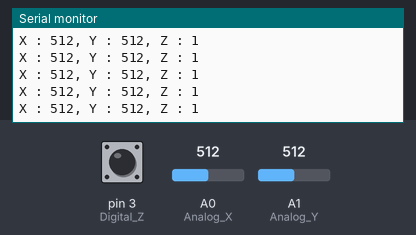
Simulated run of this sketch. Board: Arduino Uno, built with avr-gcc and run on an emulated ATmega328P. On the bench: the last lines printed to the serial monitor. Inputs (shaded band) come from the test bench; at power-on: A0 (Analog_X) = 512, A1 (Analog_Y) = 512, pin 3 (Digital_Z) HIGH.

Above: at 1.2 s.
1.3 s: A0 (Analog_X) set to 716
At 1.56 s:
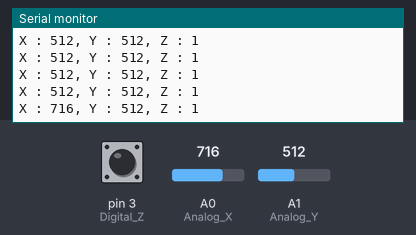
2.8 s: A1 (Analog_Y) set to 716
At 2.97 s:
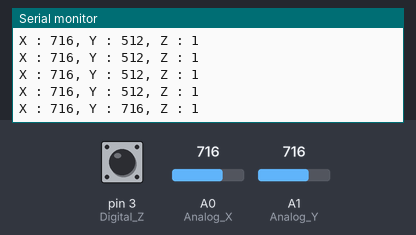
4.3 s: pin 3 (Digital_Z) pulled LOW for 0.25 s
At 4.57 s:
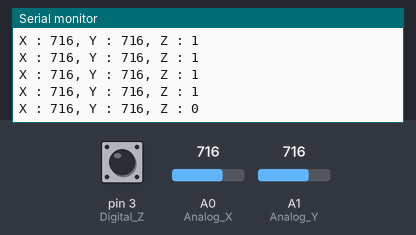
6.0 s: A0 (Analog_X) set to 900
At 6.18 s:
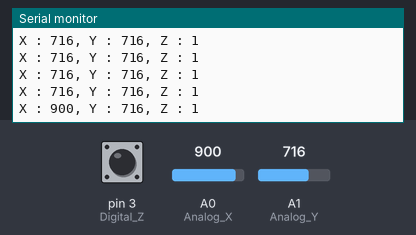
7.5 s: pin 3 (Digital_Z) pulled LOW for 1 s
At 7.78 s:
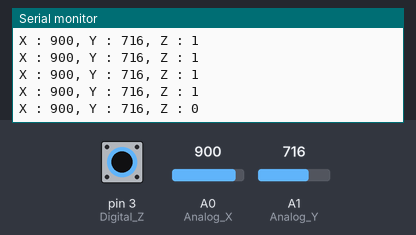
10.0 s: A1 (Analog_Y) set to 900
At 10.19 s:
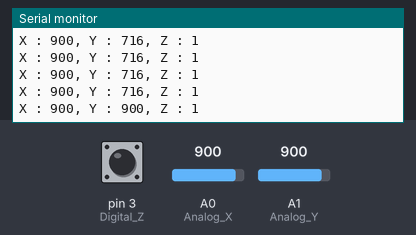
Timing chart, 0 to 12.5 s (numbered marks = the images above; inputs shaded):
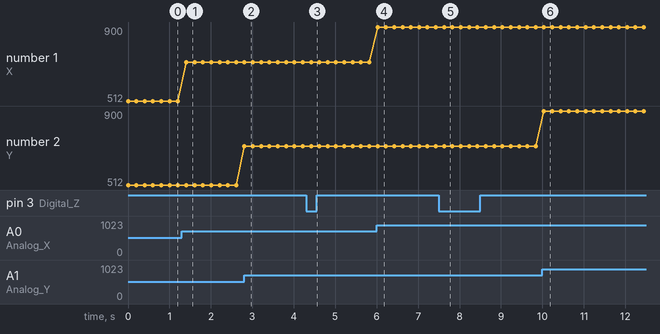

The sketch:

sketch_nov10a.ino
```cpp
int Analog_X = A0;
int Analog_Y = A1;
int Digital_Z = 3;

void setup()
{
  Serial.begin(9600);
  pinMode(Analog_X, INPUT);
  pinMode(Analog_Y, INPUT);
  pinMode(Digital_Z, INPUT_PULLUP);
}

void loop()
{
  int val_X_A0;
  int val_Y_A1;
  int val_Z_13;

  val_X_A0 = analogRead(Analog_X);
  val_Y_A1 = analogRead(Analog_Y);
  val_Z_13 = digitalRead(Digital_Z);

  Serial.print("X : ");
  Serial.print(val_X_A0);
  Serial.print(", Y : ");
  Serial.print(val_Y_A1);
  Serial.print(", Z : ");
  Serial.println(val_Z_13);
  delay(200);
}
```

Measured:
- after the input at 1.3 s, the serial monitor: prints a new line after 0.11 s (image 1)
- after the input at 2.8 s, the serial monitor: prints a new line at once (image 2)
- after the input at 4.3 s, the serial monitor: prints a new line after 0.12 s (image 3)
- after the input at 6.0 s, the serial monitor: prints a new line at once (image 4)
- after the input at 7.5 s, the serial monitor: prints a new line after 0.13 s (image 5)
- after the input at 10.0 s, the serial monitor: prints a new line at once (image 6)
- plotted number 1: 512 → 716 after the input at 1.3 s, 716 → 900 after the input at 6.0 s
